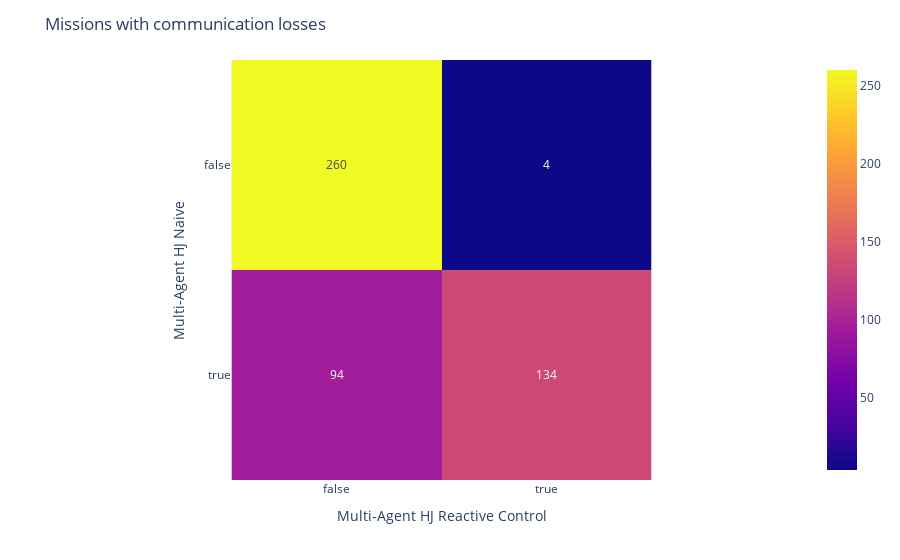

The code cell stored with this chart in its notebook:
### Markdown cell above
+ Missions with communication losses

### Code cell
fig_conf_react_comm_loss= plot_confusion_matrix(metrics_hj_naive["Isolated_platform_metric"]>0, 
                        metrics_hj_reactive["Isolated_platform_metric"]>0, 'Multi-Agent HJ Naive', 
                        'Multi-Agent HJ Reactive Control', title_name="Missions with communication losses")

### Figure 1 — Plotly figure (JSON) as saved in the notebook; plotly's stock layout.template omitted (floating-point values rounded to 4 significant figures)
{"data": [{"coloraxis": "coloraxis", "hovertemplate": "Multi-Agent HJ Reactive Control: %{x}<br>Multi-Agent HJ Naive: %{y}<br>color: %{z}<extra></extra>", "name": "0", "texttemplate": "%{z}", "type": "heatmap", "x": [false, true], "xaxis": "x", "y": [false, true], "yaxis": "y", "z": [[260, 4], [94, 134]]}], "layout": {"coloraxis": {"colorscale": [[0, "#0d0887"], [0.1111, "#46039f"], [0.2222, "#7201a8"], [0.3333, "#9c179e"], [0.4444, "#bd3786"], [0.5556, "#d8576b"], [0.6667, "#ed7953"], [0.7778, "#fb9f3a"], [0.8889, "#fdca26"], [1, "#f0f921"]]}, "margin": {"t": 60}, "title": {"text": "Missions with communication losses"}, "xaxis": {"anchor": "y", "constrain": "domain", "domain": [0, 1], "scaleanchor": "y", "title": {"text": "Multi-Agent HJ Reactive Control"}}, "yaxis": {"anchor": "x", "autorange": "reversed", "constrain": "domain", "domain": [0, 1], "title": {"text": "Multi-Agent HJ Naive"}}}}
